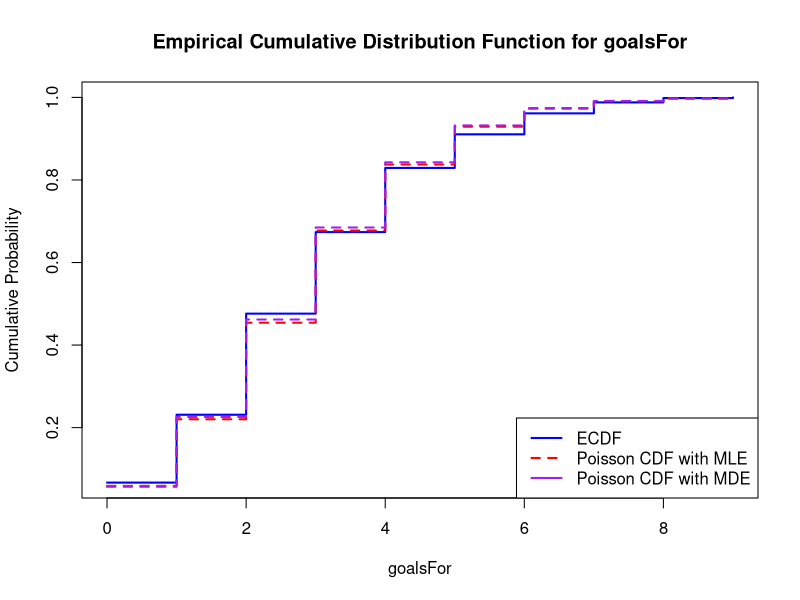

Source code (R):
# Function to check convergence between two theta values
# based on absolute or relative tolerance level
testConvergence <- function(thetaNew, thetaOld, tolerance = 1e-10, relative = FALSE) {
  # Check if the difference is within the tolerance level, return TRUE if converged
  sum(abs(thetaNew - thetaOld)) < if (relative)
    tolerance * sum(abs(thetaOld)) else tolerance
}

# Function to compute the Empirical Cumulative Distribution Function (ECDF)
# for a given vector y
ecdf <- function(y) {
  n <- length(y)
  ecdf_val <- numeric(n)  # Initialize an empty vector for ECDF values
  # Calculate ECDF at each point by averaging indicator values
  for (i in 1:length(y)) {
    a <- ifelse(y <= y[i], 1, 0)
    mn <- mean(a)
    ecdf_val[i] <- mn
  }
  return(ecdf_val)
}

# Factory function to create psi and psi' (psi prime) functions
# used for minimum distance estimation (MDE) based on Cramér-von Mises criterion
createMDEPsiFns <- function(y) {
  n <- length(y)
  ecdf_v <- ecdf(y)  # Calculate ECDF values for y
  
  # Define psi function based on theta
  psi <- function(theta) {
    poisson_cdf <- ppois(y, theta)
    poisson_m1 <- ppois(y - 1, theta)  # CDF shifted by 1 for calculating derivative
    # Sum of squared differences between empirical and theoretical CDFs
    (2 / n) * sum((poisson_cdf - ecdf_v) * (poisson_m1 - poisson_cdf))
  }
  
  # Define psiPrime function, the derivative of psi, used in Newton's method
  psiPrime <- function(theta) {
    poisson_cdf <- ppois(y, theta)
    poisson_m1 <- ppois(y - 1, theta)
    poisson_m2 <- ppois(y - 2, theta)
    
    # Second-order difference to approximate the derivative
    (2 / n) * sum((poisson_m1 - poisson_cdf)^2 + 
                  (poisson_cdf - ecdf_v) * (poisson_m2 - 2 * poisson_m1 + poisson_cdf))
  }
  
  # Return a list with both psi and psiPrime functions
  list(psi = psi, psiPrime = psiPrime)
}

# Newton's method function to estimate theta for given psi functions
Newton <- function(theta = 0,
                   psiFn, 
                   psiPrimeFn, 
                   testConvergenceFn = testConvergence,
                   maxIterations = 100, 
                   tolerance = 1E-6,    
                   relative = FALSE) {

  converged <- FALSE
  i <- 0
  # Iterate until convergence or maximum iterations
  while (!converged & i <= maxIterations) {
    
    # Update theta value using Newton's update rule
    thetaNew <- theta - psiFn(theta) / psiPrimeFn(theta)
    
    # Check for convergence based on the testConvergence function
    converged <- testConvergenceFn(thetaNew, theta,
                                   tolerance = tolerance,
                                   relative = relative)
    theta <- thetaNew
    i <- i + 1
  }
  # Return results in a list
  list(theta = theta,
       converged = converged,
       iteration = i,
       fnValue = psiFn(theta)
  )
} 

# Load the dataset
edm_data <- read.csv("data/EDM.csv", 
                     header = TRUE, stringsAsFactors = TRUE)

# Filter data for "all" situations only
new_edm <- subset(edm_data, situation == "all")
gF <- new_edm$goalsFor  # Extract 'goalsFor' column for analysis

# Maximum Likelihood Estimation (MLE) for theta
theta_mle <- mean(gF)

# Generate psi and psiPrime functions using the createMDEPsiFns factory function
psis <- createMDEPsiFns(gF)

# Estimate theta using Newton's method, starting from MLE
result <- Newton(theta = theta_mle, psiFn = psis$psi, psiPrimeFn = psis$psiPrime)

# Sort 'goalsFor' data and calculate ECDF for plotting
sort_gF <- sort(gF)
ecdf_v <- ecdf(sort_gF)

# Plot ECDF of 'goalsFor' data
plot(sort_gF, ecdf_v, type = "s", 
     main = "Empirical Cumulative Distribution Function for goalsFor",
     xlab = "goalsFor", ylab = "Cumulative Probability",
     col = "blue", lwd = 2)

# Recalculate MLE and calculate MDE from the Newton's method result
theta_mle <- mean(gF)
theta_mde <- result$theta

# Calculate Poisson CDFs based on MLE and MDE theta values
p_cdf <- ppois(sort_gF, lambda = theta_mle)     # CDF using MLE
p_cdfmde <- ppois(sort_gF, lambda = theta_mde)  # CDF using MDE

# Overlay the Poisson CDFs on the ECDF plot
lines(sort_gF, p_cdf, type = "s", col = "red", lwd = 2, lty = 2)       # MLE line
lines(sort_gF, p_cdfmde, type = "s", col = "purple", lwd = 2, lty = 2) # MDE line

# Add legend to distinguish between ECDF, MLE, and MDE lines
legend("bottomright", legend = c("ECDF", "Poisson CDF with MLE", "Poisson CDF with MDE"), 
       col = c("blue", "red", "purple"), lwd = 2, lty = c(1, 2))

# Conclusion:
# The poisson models are all somewhat similar in shape with some minor differences. 
# The MLE and MDE both seem to fit data well but when you look a bit closer the MLE
# seems to be slightly closer to the ECDF shape. 